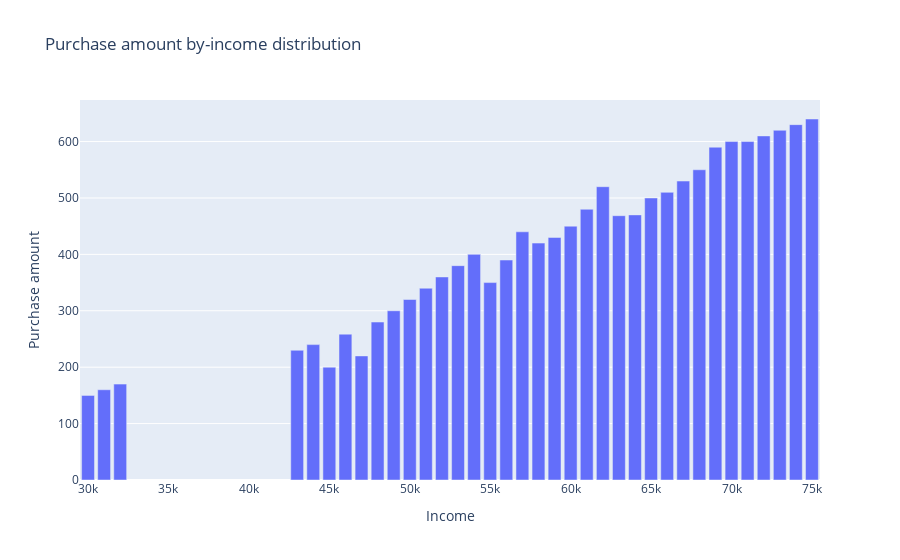

The cell this chart's notebook holds for it:
### Markdown cell above
6. Визуализируйте как зависит сумма покупок от зарплаты клиента

### Code cell
df = df_all.groupby("annual_income")["purchase_amount"].mean().reset_index()

fig = go.Figure()
fig.add_trace(go.Bar(x=df["annual_income"],
                     y=df["purchase_amount"]))
fig.update_layout(title_text="Purchase amount by-income distribution",
                  xaxis_title="Income",
                  yaxis_title="Purchase amount")

### Figure 1 — Plotly figure (JSON) as saved in the notebook; plotly's stock layout.template omitted (floating-point values rounded to 4 significant figures)
{"data": [{"type": "bar", "x": [30000, 31000, 32000, 43000, 44000, 45000, 46000, 47000, 48000, 49000, 50000, 51000, 52000, 53000, 54000, 55000, 56000, 57000, 58000, 59000, 60000, 61000, 62000, 63000, 64000, 65000, 66000, 67000, 68000, 69000, 70000, 71000, 72000, 73000, 74000, 75000], "y": [150, 160, 170, 230, 240, 200, 258.6, 220, 280, 300, 320, 340, 360, 380, 400, 350, 390, 440, 420, 430, 450, 480, 520, 468.6, 470, 500, 510, 530, 550, 590, 600, 600, 610, 620, 630, 640]}], "layout": {"autosize": true, "title": {"text": "Purchase amount by-income distribution"}, "xaxis": {"autorange": true, "range": [29500, 75500], "title": {"text": "Income"}, "type": "linear"}, "yaxis": {"autorange": true, "range": [0, 673.7], "title": {"text": "Purchase amount"}, "type": "linear"}}}
